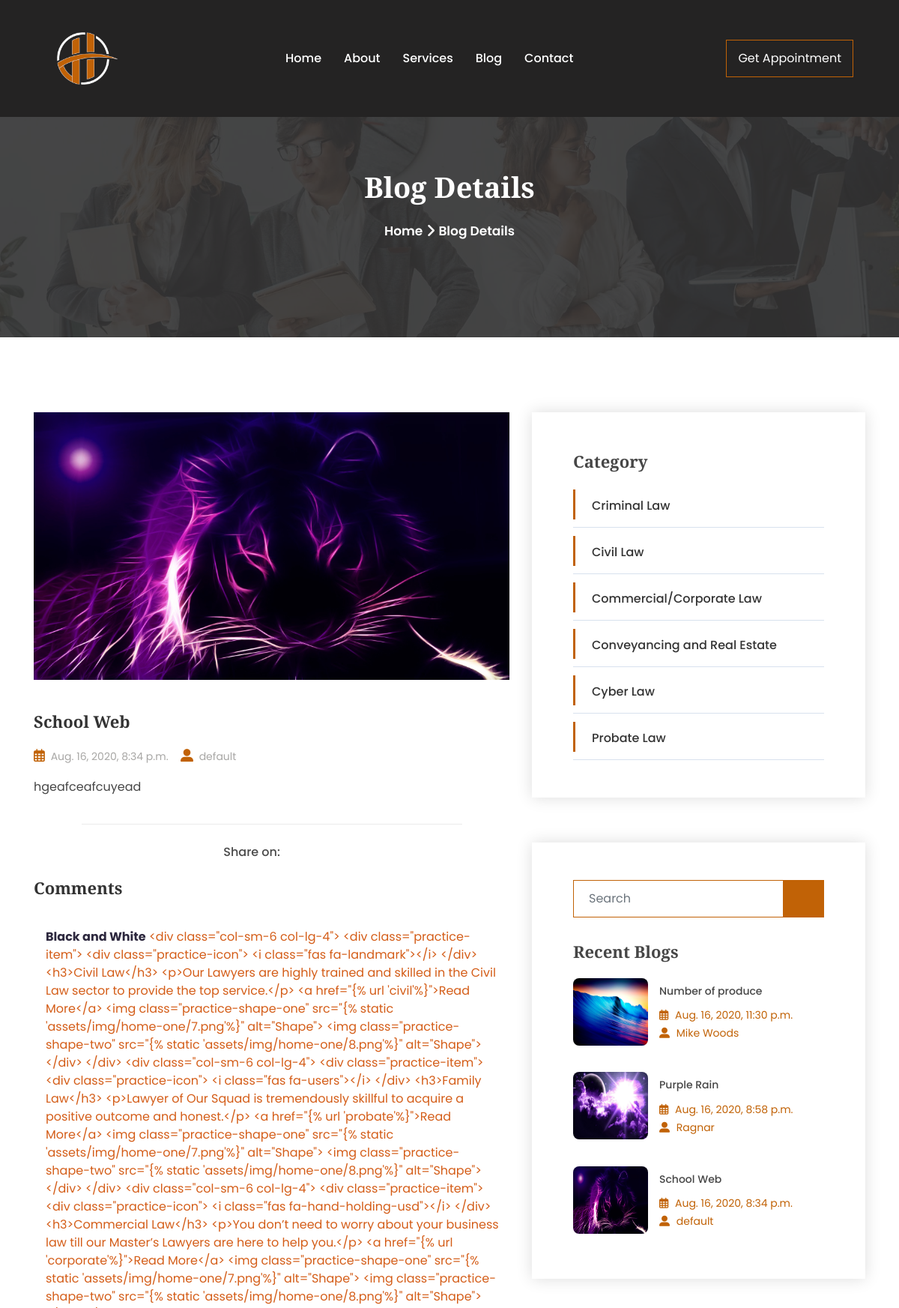
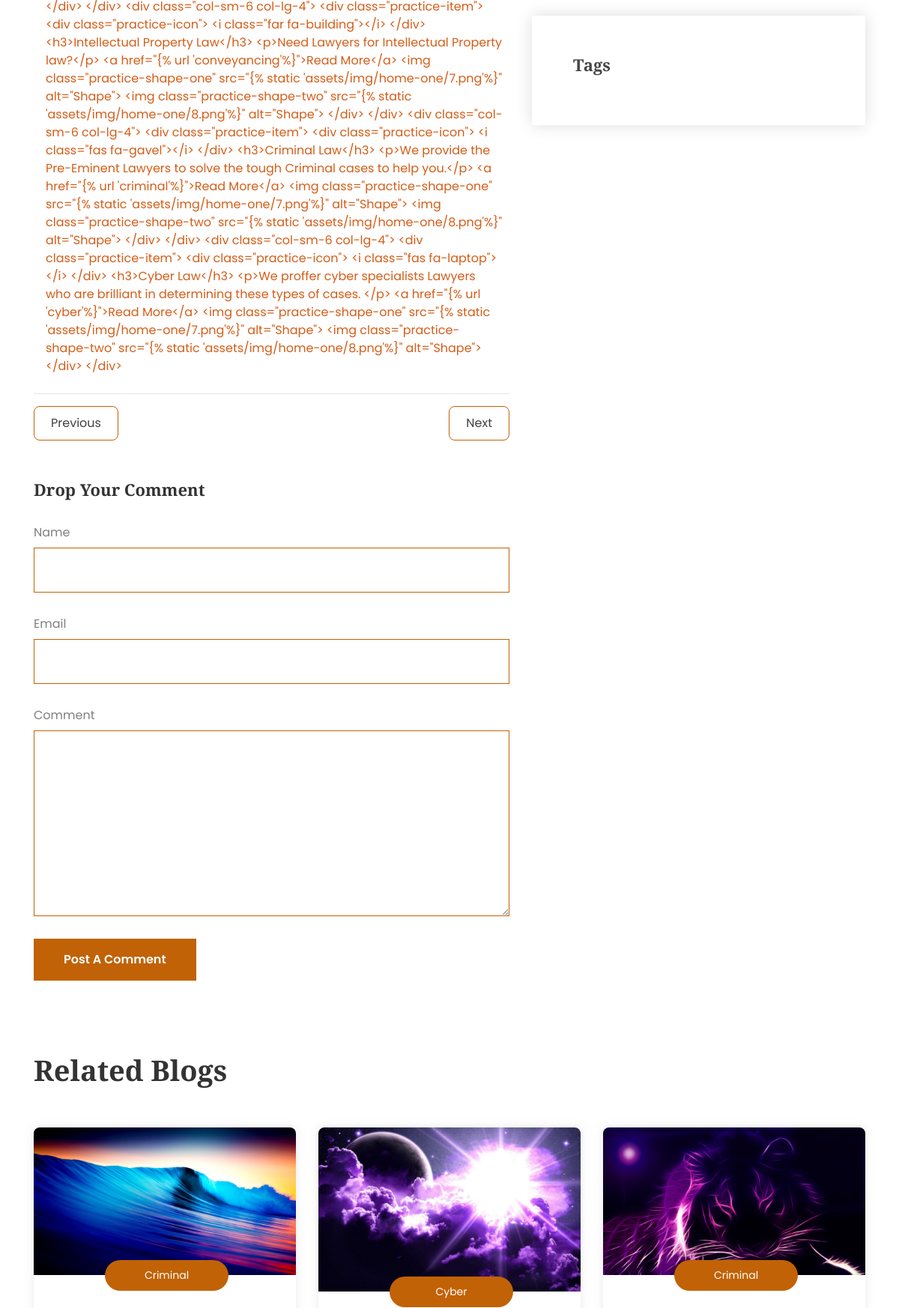
The page /blog/1 (upper part) on the database its author committed (2 pictures, top to bottom).
### HJO/models.py (models this page shows, shortened)
class Blog(models.Model):
    image = models.ImageField(upload_to='posts/')
    title = models.CharField(max_length=250, blank=True)
    tag = models.CharField(max_length= 100, blank=True, null=True)
    author = models.CharField(max_length=250, blank=True)
    created = models.DateTimeField(auto_now_add=True, null=True)
    post = models.TextField(max_length=52500, blank=True)
    class Meta:
        ordering = ["-pk"]
    def __str__(self):
        return f'{self.title}'

class Comment(models.Model):
    comment = models.TextField(max_length=5500, blank=True)
    blog = models.ForeignKey(Blog, on_delete=models.CASCADE, related_name='comments')
    name = models.CharField(max_length=250, blank=True)
    email= models.EmailField(max_length=250, blank=True)
    created = models.DateTimeField(auto_now_add=True, null=True)
    class Meta:
        ordering = ["-pk"]

### HJO/views.py (the view)
# urls.py: path('blog/<id>', views.bdetail, name='bdetail'),
def bdetail(request, id):
    blog = get_object_or_404(Blog, pk=id)
    blogs = Blog.objects.all()
    if request.method == 'POST':
        form = CommentForm(request.POST)
        if form.is_valid():
            savecomment = form.save(commit=False)
            savecomment.blog = blog
            savecomment.save()
            return HttpResponseRedirect(request.path_info)
    else:
        form = CommentForm()
    context = {
        'blog':blog,
        'blogs':blogs,
        'form':form
    }
    return render(request, 'bdetail.html', context)

### HJO/forms.py
class CommentForm(forms.ModelForm):
    class Meta:
        model = Comment
        fields = ('comment', 'name', 'email')

### HJO/templates/bdetail.html (shortened to what this page needs)
{% extends 'base.html' %}
{% load static %}
{% load crispy_forms_tags %}
{% block content %}
<div class="page-title-area title-img-one">
    <div class="d-table">
        <div class="d-table-cell">
            <div class="page-title-text">
                <h2>Blog Details</h2>
                <ul>
                    <li>
                        <a href="/">Home</a>
                    </li>
                    <li>
                        <i class="fas fa-angle-right"></i>
                    </li>
                    <li>Blog Details</li>
                </ul>
            </div>
        </div>
    </div>
</div>
<div class="blog-details-area pt-100 pb-70">
    <div class="container">
        <div class="row">
            <div class="col-lg-7">
                <div class="blog-details-item">
                    <div class="blog-details-img">
                        <img src="{{blog.image.url}}" alt="{{blog.title}}">
                        <h2>{{blog.title}}</h2>
                        <ul>
                            <li>
                                <i class="far fa-calendar-alt"></i>
                                {{blog.created}}
                            </li>
                            <li>
                                <i class="fas fa-user-alt"></i>
                                <a href="#">{{blog.author}}</a>
                            </li>
                        </ul>
                        <p>{{blog.post}}</p>
                    </div>
                    <div class="blog-details-social">
                        <ul>
                            <li>
                                <span>Share on:</span>
                            </li>
                        </ul>
                    </div>
                    <div class="blog-details-contact">
                        <h2>Comments</h2>
                        {% for comment in blog.comments.all %}
                        <div class="p-2">
                            <div class="ml-2" style="color: #2d283e;"><strong>{{ comment.name }}</strong>
                                <span style="color: rgb(212, 93, 24);">{{ comment.comment }}</span>
                            </div>
                        </div>
                        {% empty %}
                        <p class="ml-3">No comments here yet</p>
                        {% endfor %}
                    </div>
                    <hr>
                    <div class="blog-details-nav">
                        <div class="nav-prev">
                            <a href="#">Previous</a>
                        </div>
                        <div class="nav-next">
                            <a href="#">Next</a>
                        </div>
                    </div>
                    <div class="blog-details-contact">
                        <h2>Drop Your Comment</h2>
                        <div class="contact-form">
                            <form action="" method="post">
                                <div class="contact-wrap">
                                    <div class="form-group text-black-50">
                                        {{ form.name|as_crispy_field }}
                                    </div>
                                    <div class="form-group text-black-50">
                                        {{ form.email|as_crispy_field }}
                                    </div>
                                    <div class="form-group text-black-50">
                                        {{ form.comment|as_crispy_field }}
                                    </div>
                                    <div class="text-left">
                                        <button type="submit" class="contact-btn">Post A Comment</button>
                                    </div>
                                </div>
                            </form>
                        </div>
                    </div>
                </div>
            </div>
            <div class="col-lg-5">
                <div class="blog-details-item">
                    <div class="blog-details-category">
                        <h3>Category</h3>
                        <ul>
                            <li>
                                <a href="{% url 'criminal'%}">
                                    Criminal Law
                                </a>
                            </li>
                            <li>
                                <a href="{% url 'civil'%}">
                                    Civil Law
                                </a>
                            </li>
                            <li>
                                <a href="{% url 'corporate'%}">
                                    Commercial/Corporate Law
                                </a>
                            </li>
                            <li>
                                <a href="{% url 'conveyancing'%}">
                                    Conveyancing and Real Estate
                                </a>
                            </li>
                            <li>
                                <a href="{% url 'cyber'%}">
                                    Cyber Law
                                </a>
                            </li>
                            <li>
                                <a href="{% url 'probate'%}">
                                    Probate Law
                                </a>
                            </li>
                        </ul>
                    </div>
                    <div class="blog-details-search">
                        <div class="search-area">
                            <input type="text" class="form-control" placeholder="Search">
                            <button type="submit" class="btn blog-details-btn">
                            </button>
                        </div>
                        <h3>Recent Blogs</h3>
                        <ul>
                            {% for blog in blogs %}
                            <li>
                                <img style="width: 100px; height: 90px;" src="{{blog.image.url}}" alt="{{blog.title}}">
                                <div class="blog-details-recent">
                                    <h4>
                                        <a href="#">{{blog.title}}</a>
                                    </h4>
                                    <ul>
                                        <li>
                                            <i class="far fa-calendar-alt"></i>
                                            {{blog.created}}
                                        </li>
                                        <li>
                                            <i class="fas fa-user-alt"></i>
                                            <a href="#">{{blog.author}}</a>
                                        </li>
                                    </ul>
                                </div>
                            </li>
                            {% endfor %}
                        </ul>
                    </div>
                    <div class="blog-details-tags">
                        <h3>Tags</h3>
                    </div>
                </div>
            </div>
        </div>
    </div>
</div>
<section class="blog-area blog-area-three">
    <div class="container">
        <div class="section-title text-left">
            <h2>Related Blogs</h2>
        </div>
        <div class="row">
            {% for blog in blogs %}
            <div class="col-sm-6 col-lg-4">
                <div class="blog-item wow fadeInUp" data-wow-delay=".3s">
                    <a href="{% url 'bdetail' blog.id%}">
                        <img src="{{blog.image.url}}" alt="{{blog.title}}">
                    </a>
                    <div class="blog-inner">
                        <span>{{blog.tag}}</span>
                    </div>
                </div>
            </div>
            {% endfor %}
        </div>
    </div>
</section>
{% endblock %}

### rows shown on the page
Blog: image (picture), title "School Web", created "Aug. 16, 2020, 8:34 p.m.", author "default", post "hgeafceafcuyead", tag "Criminal"
Comment: name "Black and White", comment "<div class=\"col-sm-6 col-lg-4\"> <div class=\"practice-item\"> <div class=\"practice-icon\"> <i class=\"fas fa-landmark\"></i> </div> <h3>Civil Law</h3> <p>Our Lawyers are highly trained and skilled in the Civil Law sector to provide the top service.</p> <a href=\"{% url 'civil'%}\">Read More</a> <img class=\"practice-shape-one\" src=\"{% static 'assets/img/home-one/7.png'%}\" alt=\"Shape\"> <img class=\"practice-shape-two\" src=\"{% static 'assets/img/home-one/8.png'%}\" alt=\"Shape\"> </div> </div> <div class=\"col-sm-6 col-lg-4\"> <div class=\"practice-item\"> <div class=\"practice-icon\"> <i class=\"fas fa-users\"></i> </div> <h3>Family Law</h3> <p>Lawyer of Our Squad is tremendously skillful to acquire a positive…"
Blog: image (picture), title "Number of produce", created "Aug. 16, 2020, 11:30 p.m.", author "Mike Woods", tag "Criminal"
Blog: image (picture), title "Purple Rain", created "Aug. 16, 2020, 8:58 p.m.", author "Ragnar", tag "Cyber"
